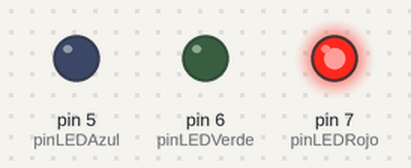
A sketch run on a simulated Arduino Uno, built with avr-gcc and run on an emulated ATmega328P. Shown: output pins drawn as LEDs (lit = HIGH).

Above: at 0.5 s.
At 2.5 s:
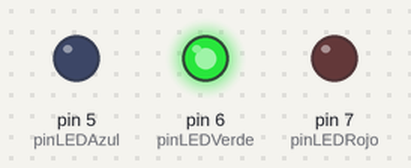
At 4.5 s:
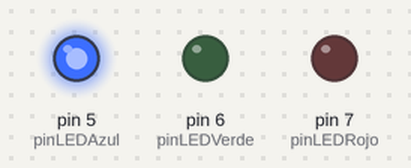
At 5.5 s:
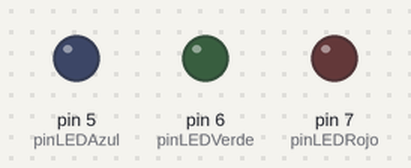
Timing chart, 0 to 7.8 s (numbered marks = the images above):
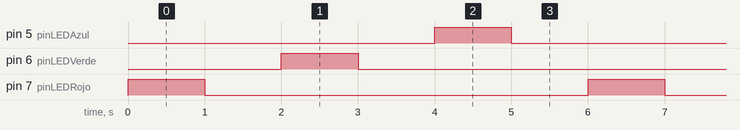

The sketch:

Ejercicio_01_Encendido_Apagado_de_un_LED..ino
```cpp
int pinLEDRojo = 7;//Declaramos la variable pinLEDRojo con valor 7 (pin7).
int pinLEDVerde = 6;//Declaramos la variable pinLEDVerde con valor 6 (pin6).
int pinLEDAzul = 5;//Declaramos la variable pinLEDAzul con valor 5 (pin5).

void setup() {
  pinMode(pinLEDRojo,OUTPUT);//Indicamos el pinLEDRojo como salida.
  pinMode(pinLEDVerde,OUTPUT);//Indicamos el pinLEDVerde como salida.
  pinMode(pinLEDAzul,OUTPUT);//Indicamos el pinLEDAzul como salida.
}
void loop() {
  digitalWrite(pinLEDRojo,HIGH);//Mandamos al pin 7 un pulso alto.
  delay(1000);//Indicamos duración de un segundo encendido.
  digitalWrite(pinLEDRojo,LOW);//Mandamos al pin 7 un pulso bajo.
  delay(1000);//Indicamos duración de un segundo apagado.

  digitalWrite(pinLEDVerde,HIGH);//Mandamos al pin 6 un pulso alto.
  delay(1000);//Indicamos duración de un segundo encendido.
  digitalWrite(pinLEDVerde,LOW);//Mandamos al pin 6 un pulso bajo.
  delay(1000);//Indicamos duración de un segundo apagado.

  digitalWrite(pinLEDAzul,HIGH);//Mandamos al pin 5 un pulso alto.
  delay(1000);//Indicamos duración de un segundo encendido.
  digitalWrite(pinLEDAzul,LOW);//Mandamos al pin 5 un pulso bajo.
  delay(1000);//Indicamos duración de un segundo apagado.
}
```

Measured:
- by itself, pin 5 (pinLEDAzul), pin 6 (pinLEDVerde), pin 7 (pinLEDRojo): alternates HIGH for 1.0 s and LOW for 5.0 s
- by itself, everything shown: repeats every 6.0 s, in 6 steps
